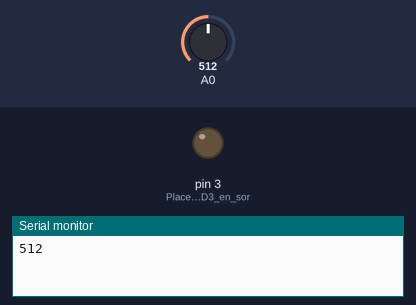
Bench run of a sketch on a simulated Arduino Uno, built with avr-gcc and run on an emulated ATmega328P. Shown: output pins drawn as LEDs (lit = HIGH), the last lines printed to the serial monitor. The test bench sets the inputs (shaded band); at power-on: A0 = 512.

Above: at 0.1 s.
At 0.6 s:
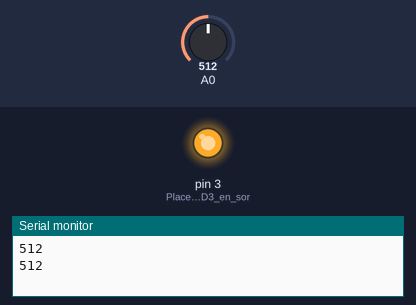
Timing chart, 0 to 2.1 s (numbered marks = the images above):
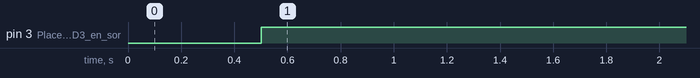

The sketch:

flex_led.ino
```cpp
void setup(){
  Serial.begin(9600); // On lance la liaison serie pour recuperer les infos
  pinMode(3,OUTPUT); // Place la broche D3 en sortie
}

void loop(){
  int flex = analogRead(0); // Lecture sur le port A0
  Serial.print(flex); // Ecrit la valeur de la flexation
  Serial.println(); // Saut à la ligne
  delay(500); // Attend 500 ms

  if ((flex <300) || (flex > 450))
    digitalWrite(3,1); //Allume la led
  else
    digitalWrite(3,0); // Eteind la led
}
```

Measured:
- by itself, pin 3 (Place_la_broche_D3_en_sor): LOW → HIGH at 0.50 s
